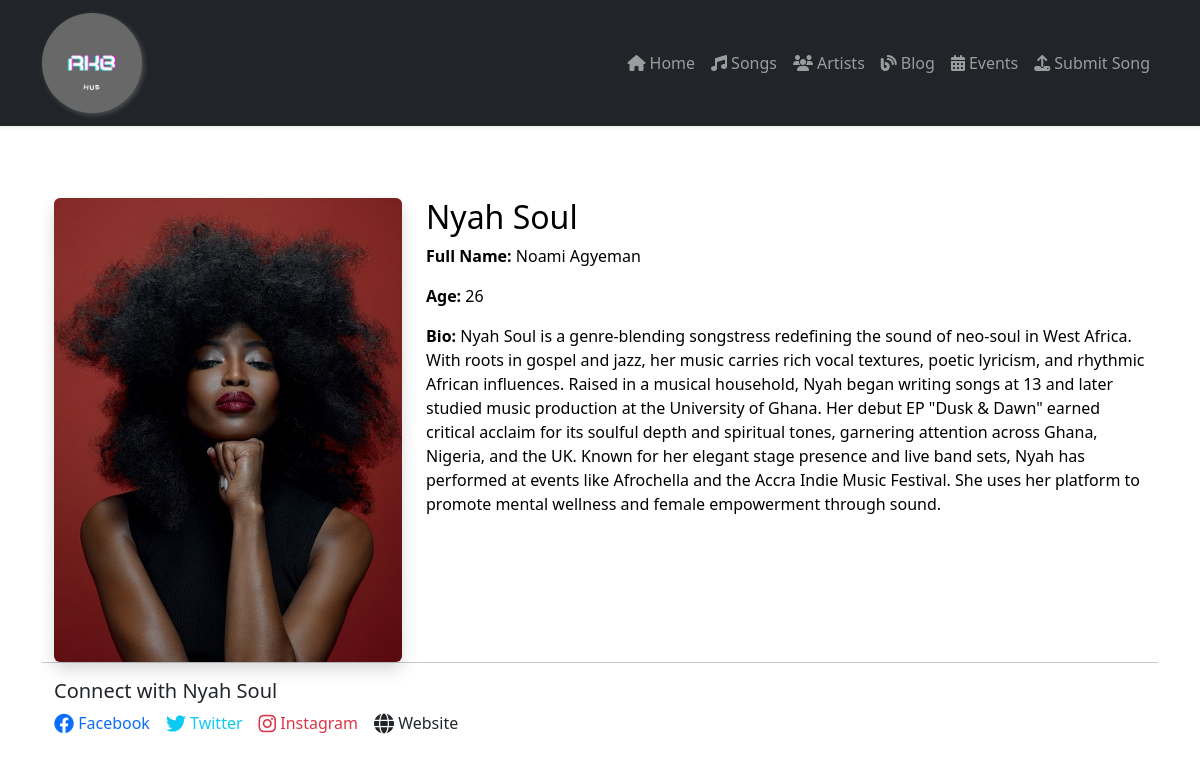
/artist/3/, run on the app's committed database.
### rkb/models.py (models this page shows, shortened)
class SiteSettings(models.Model):
    site_name = models.CharField(max_length=255, help_text="The name of the website")
    logo = models.ImageField(upload_to='site_logos/', help_text="Logo image")
    updated_at = models.DateTimeField(auto_now=True)
    class Meta:
        verbose_name = "Site Setting"
        verbose_name_plural = "Site Settings"

class Artist(models.Model):
    full_name = models.CharField(max_length=100)
    stage_name = models.CharField(max_length=100, blank=True, help_text="Also known as")
    profile_image = models.ImageField(upload_to='artist_profiles/', blank=True, null=True)
    age = models.PositiveIntegerField()
    genre = models.CharField(max_length=100)
    biography = models.TextField(blank=True)
    country = models.CharField(max_length=100, blank=True)
    facebook_link = models.URLField(blank=True)
    twitter_link = models.URLField(blank=True)
    instagram_link = models.URLField(blank=True)
    website = models.URLField(blank=True)
    created_at = models.DateTimeField(auto_now_add=True)

### rkb/views.py (the view)
# urls.py: path('artist/<int:pk>/', views.artist_detail, name='artist_detail'),
def artist_detail(request, pk):
    artist = get_object_or_404(Artist, pk=pk)
    return render(request, 'rkb/artist_detail.html', {'artist': artist})

### rkb/context_processors.py (called while the page is built)
def site_settings(request):
    settings = SiteSettings.objects.first()
    return {'site_settings': settings}

### rkb/templates/rkb/artist_detail.html (shortened to what this page needs)
{% extends "rkb/base.html" %}
{% block content %}
<div class="container py-5">
  <div class="row">
    <div class="col-md-4">
      {% if artist.profile_image %}
      <img src="{{ artist.profile_image.url }}" alt="{{ artist.stage_name }}" class="img-fluid rounded shadow">
      {% endif %}
    </div>
    <div class="col-md-8 text-black">
      <h2>{{ artist.stage_name|default:artist.full_name }}</h2>
      <p><strong>Full Name:</strong> {{ artist.full_name }}</p>
      <p><strong>Age:</strong> {{ artist.age }}</p>
      {% if artist.biography %}
      <p><strong>Bio:</strong> {{ artist.biography }}</p>
      {% endif %}
    </div>
    {% if artist.facebook_link or artist.twitter_link or artist.instagram_link or artist.website %}
    <hr>
    <h5>Connect with {{ artist.stage_name|default:artist.full_name }}</h5>
    <div class="d-flex gap-3">
        {% if artist.facebook_link %}
            <a href="{{ artist.facebook_link }}" target="_blank" class="text-decoration-none text-primary">
                <i class="fab fa-facebook fa-lg"></i> Facebook
            </a>
        {% endif %}
        {% if artist.twitter_link %}
            <a href="{{ artist.twitter_link }}" target="_blank" class="text-decoration-none text-info">
                <i class="fab fa-twitter fa-lg"></i> Twitter
            </a>
        {% endif %}
        {% if artist.instagram_link %}
            <a href="{{ artist.instagram_link }}" target="_blank" class="text-decoration-none text-danger">
                <i class="fab fa-instagram fa-lg"></i> Instagram
            </a>
        {% endif %}
        {% if artist.website %}
            <a href="{{ artist.website }}" target="_blank" class="text-decoration-none text-dark">
                <i class="fas fa-globe fa-lg"></i> Website
            </a>
        {% endif %}
    </div>
    {% endif %}
  </div>
</div>
{% endblock %}

### rkb/templates/rkb/base.html (shortened to what this page needs)
<!DOCTYPE html>
<html lang="en">
<head>
    <link href="https://cdn.jsdelivr.net/npm/bootstrap@5.3.0/dist/css/bootstrap.min.css" rel="stylesheet">
    <link rel="stylesheet" href="https://cdnjs.cloudflare.com/ajax/libs/font-awesome/6.4.0/css/all.min.css">
    <link href="https://unpkg.com/aos@2.3.4/dist/aos.css" rel="stylesheet">
</head>
<body >
    <nav class="navbar navbar-expand-lg navbar-dark bg-dark shadow-sm mb-4">
        <div class="container">
            {% if site_settings.logo %}
            <a class="navbar-brand d-flex align-items-center" href="/">
                <img src="{{ site_settings.logo.url }}" alt="{{ site_settings.site_name }}" width="60px" height="60px">
                <br>
            </a>
            {% else %}
            <a class="navbar-brand fw-bold" href="/">{{ site_settings.site_name }}</a>
            {% endif %}
            <div class="collapse navbar-collapse" id="navbarContent">
            <ul class="navbar-nav ms-auto mb-2 mb-lg-0">
                <li class="nav-item">
                <a class="nav-link" href="/"><i class="fas fa-home me-1"></i>Home</a>
                </li>
                <li class="nav-item">
                <a class="nav-link" href="/songs/"><i class="fas fa-music me-1"></i>Songs</a>
                </li>
                <li class="nav-item">
                <a class="nav-link" href="/artists/"><i class="fas fa-users me-1"></i>Artists</a>
                </li>
                <li class="nav-item">
                <a class="nav-link" href="/blog/"><i class="fas fa-blog me-1"></i>Blog</a>
                </li>
                <li class="nav-item">
                <a class="nav-link" href="/event/"><i class="fas fa-calendar-alt me-1"></i>Events</a>
                </li>
                <li class="nav-item">
                <a class="nav-link" href="/submit-song/"><i class="fas fa-upload me-1"></i>Submit Song</a>
                </li>
            </ul>
            </div>
        </div>
    </nav>
    <main class="container">
        {% block content %}
        {% endblock %}
    </main>
</body>
</html>

### rkb/templates/rkb/base.html (style rules this page uses)
.navbar-brand img { min-height: 100px; width: auto; background-color: rgb(104, 104, 104); box-shadow: 2px 2px 5px rgba(112, 112, 112, 0.575); border-radius: 50%; transform: ease-in-out 0.3s; }

### data on the page
SiteSettings: logo (picture)
Artist: profile_image (picture), stage_name "Nyah Soul", full_name "Noami Agyeman", age "26", biography "Nyah Soul is a genre-blending songstress redefining the sound of neo-soul in West Africa. With roots in gospel and jazz, her music carries rich vocal textures, poetic lyricism, and rhythmic African influences. Raised in a musical household, Nyah began writing songs at 13 and later studied music production at the University of Ghana. Her debut EP \"Dusk & Dawn\" earned critical acclaim for its soulful depth and spiritual tones, garnering attention across Ghana, Nigeria, and the UK. Known for her elegant stage presence and live band sets, Nyah has performed at events like Afrochella and the Accra Indie Music Festival. She uses her platform to promote mental wellness and female empowerment…"
